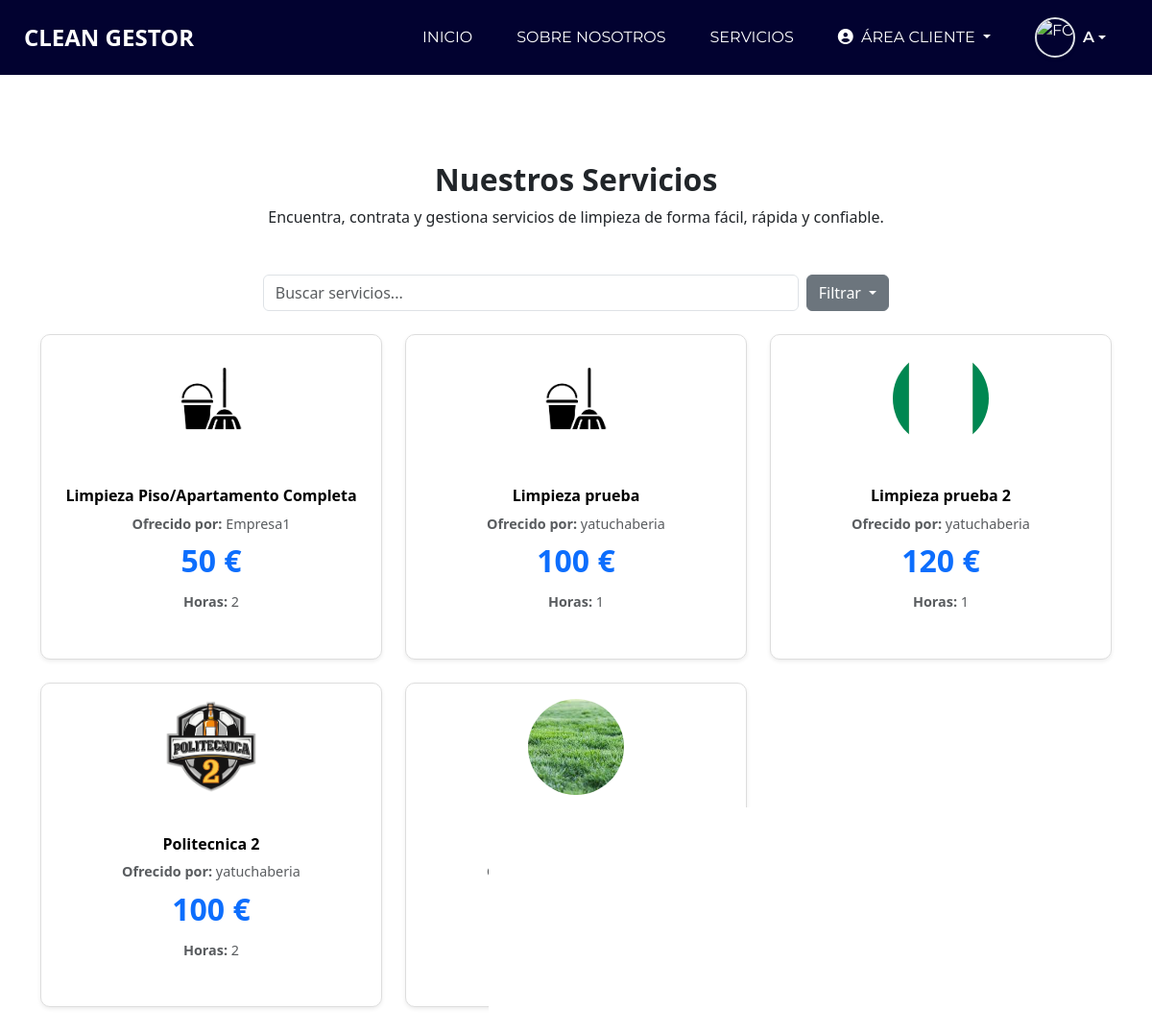
The app's page /CleanGestor/views/servicios.php (signed in) with its own data.
### tables this page shows
CREATE TABLE `servicio` (
  `idServicio` int(11) NOT NULL,
  `precio` int(11) NOT NULL,
  `nombreServicio` varchar(255) NOT NULL,
  `descripcion` text NOT NULL,
  `sueldo` int(11) NOT NULL,
  `horas` int(11) NOT NULL,
  `fotoServicio` varchar(255) DEFAULT NULL,
  `idEmpresa` int(11) NOT NULL
);

CREATE TABLE `empresa` (
  `idEmpresa` int(11) NOT NULL,
  `nombreEmpresa` varchar(255) NOT NULL,
  `telefonoEmpresa` int(11) NOT NULL,
  `direccion` varchar(255) NOT NULL,
  `correoDirector` varchar(255) NOT NULL
);

### CleanGestor/views/servicios.php (the view, shortened to what this page needs)
<!DOCTYPE html>
<html lang="en">
<head>
  <link rel="stylesheet" type="text/css" href="../assets/css/bootstrap.css" />
  <link href="../assets/css/style.css" rel="stylesheet" />
  <link href="https://stackpath.bootstrapcdn.com/bootstrap/4.3.1/css/bootstrap.min.css" rel="stylesheet">
  <link rel="stylesheet" href="https://cdnjs.cloudflare.com/ajax/libs/font-awesome/6.5.0/css/all.min.css">
  <link href="../assets/css/responsive.css" rel="stylesheet" />
  <link rel="stylesheet" href="https://cdnjs.cloudflare.com/ajax/libs/animate.css/4.1.1/animate.min.css">
</head>
<body class="sub_page">
  <div class="hero_area">
    <header class="header_section">
      <div class="container-fluid">
        <?php include_once("navbar.php"); ?>
      </div>
    </header>
  </div>
  <section class="service_section layout_padding">
    <div class="container">
      <div class="mb-5 text-center">
        <h2 class="fw-bold">Nuestros Servicios</h2>
        <p>Encuentra, contrata y gestiona servicios de limpieza de forma fácil, rápida y confiable.</p>
      </div>
      <?php
      $conexion = new mysqli("localhost", "root", "", "gestor");
      $sql = "SELECT s.idServicio, s.nombreServicio, s.descripcion, s.precio, s.horas, e.nombreEmpresa, s.fotoServicio
              FROM servicio s
              JOIN empresa e ON s.idEmpresa = e.idEmpresa";
      $resultado = $conexion->query($sql);
      ?>
      <div class="mb-4 d-flex justify-content-center">
        <input type="text" id="serviceSearch" class="form-control me-2 w-50" placeholder="Buscar servicios..." onkeyup="filterServices()">
        <div class="dropdown">
          <button class="btn btn-secondary dropdown-toggle" type="button" id="filterDropdown" data-toggle="dropdown" aria-expanded="false">
            Filtrar
          </button>
        </div>
      </div>
      <div class="row" id="serviceList">
        <?php while ($row = $resultado->fetch_assoc()): ?>
          <div class="col-md-4 col-sm-6 mb-4 service-item" data-precio="<?php echo $row['precio']; ?>">
            <a href="detalle_servicio.php?id=<?php echo $row['idServicio']; ?>" style="text-decoration:none;">
              <div class="card service-card h-100 shadow-sm" style="background:#fff; color:#000; border:1px solid #ddd; cursor:pointer; border-radius: 10px;">
                <div class="text-center p-3">
                  <img
                    src="<?php echo !empty($row['fotoServicio']) ? htmlspecialchars($row['fotoServicio']) : '../assets/images/default_service.png'; ?>"
                    class="card-img-top"
                    alt="Imagen del servicio"
                    style="width: 100px; height: 100px; object-fit: cover; border-radius: 50%;">
                </div>
                <div class="card-body text-center">
                  <h6 class="card-title fw-bold mb-2"><?php echo htmlspecialchars($row['nombreServicio']); ?></h6>
                  <p class="card-text text-muted mb-1"><strong>Ofrecido por:</strong> <?php echo htmlspecialchars($row['nombreEmpresa']); ?></p>
                  <p class="card-text text-primary fw-bold mb-2" style="font-size: 2rem;" ><?php echo htmlspecialchars($row['precio']); ?> €</p>
                  <p class="card-text text-muted"><strong>Horas:</strong> <?php echo htmlspecialchars($row['horas']); ?></p>
                </div>
              </div>
            </a>
          </div>
        <?php endwhile; ?>
      </div>
    </div>
  </section>
</body>
</html>

### CleanGestor/assets/css/style.css (style rules this page uses)
body { height: auto; min-height: 100%; background: #fff; font-family: 'Montserrat', Arial, sans-serif; overflow-x: hidden; }
.layout_padding { padding: 90px 0; }
a, a:hover, a:focus { text-decoration: none; }
.btn, .btn:focus { outline: none !important; -webkit-box-shadow: none; box-shadow: none; }
.hero_area { position: relative; background-color: #020230; height: auto !important; overflow: visible !important; min-height: 100vh; display: -webkit-box; display: -ms-flexbox; display: flex; -webkit-box-orient: vertical; -webkit-box-direction: normal; -ms-flex-direction: column; flex-direction: column; }
.sub_page .hero_area { min-height: auto; }
.header_section .container-fluid { padding-right: 25px; padding-left: 25px; }
.service_section { position: relative; }
.service-card { margin-bottom: 32px !important; border-radius: 18px; box-shadow: 0 4px 20px rgba(0,0,0,0.07); transition: transform 0.2s; }
.service-card { transition: transform 0.2s ease, box-shadow 0.2s ease; }
.service-card img { margin-bottom: 10px; }
.service-card h6 { font-size: 1rem; }
.service-card p { font-size: 0.9rem; }
.btn-success, .btn-secondary { font-size: 1rem; padding: 10px 15px; }

### CleanGestor/assets/css/responsive.css (style rules this page uses)
@media (min-width: 1200px) { .container { max-width: 1170px; } }

### records on screen
servicio: nombreServicio "Limpieza Piso/Apartamento Completa", idEmpresa.nombreEmpresa "Empresa1", precio "50", horas "2"
servicio: nombreServicio "Limpieza prueba", idEmpresa.nombreEmpresa "yatuchaberia", precio "100", horas "1"
servicio: fotoServicio (picture), nombreServicio "Limpieza prueba 2", idEmpresa.nombreEmpresa "yatuchaberia", precio "120", horas "1"
servicio: fotoServicio (picture), nombreServicio "Politecnica 2", idEmpresa.nombreEmpresa "yatuchaberia", precio "100", horas "2"
servicio: fotoServicio (picture)

### other values on screen
$_SESSION['nombre'] "A"
